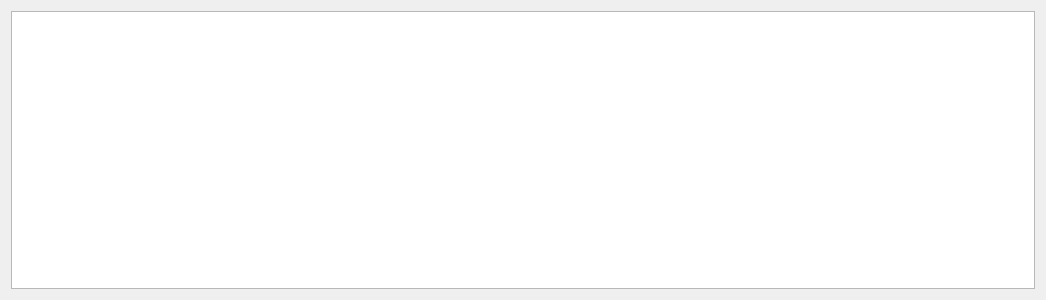
<?xml version="1.0" encoding="UTF-8"?>
<ui version="4.0">
 <class>PRSView</class>
 <widget class="QWidget" name="PRSView">
  <property name="geometry">
   <rect>
    <x>0</x>
    <y>0</y>
    <width>1042</width>
    <height>300</height>
   </rect>
  </property>
  <property name="windowTitle">
   <string>Form</string>
  </property>
  <layout class="QVBoxLayout" name="verticalLayout">
   <item>
    <widget class="QTableWidget" name="prs">
     <property name="minimumSize">
      <size>
       <width>1024</width>
       <height>0</height>
      </size>
     </property>
     <property name="contextMenuPolicy">
      <enum>Qt::CustomContextMenu</enum>
     </property>
    </widget>
   </item>
  </layout>
 </widget>
 <resources/>
 <connections/>
</ui>
